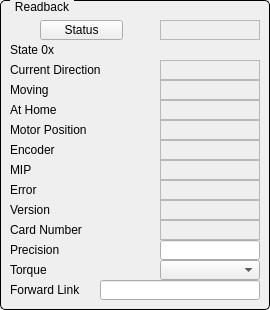
       <widget class="QGroupBox" name="titleGroupBox_9">
        <property name="geometry">
         <rect>
          <x>330</x>
          <y>450</y>
          <width>270</width>
          <height>310</height>
         </rect>
        </property>
        <property name="styleSheet">
         <string notr="true">QGroupBox {
     border: 1px solid black;
     border-radius: 5px;
     margin-top: 0.5em;
 }
 
 QGroupBox::title {
     subcontrol-origin: margin;
     left: 10px;
     padding: 0 3px 0 3px;
 }</string>
        </property>
        <property name="title">
         <string>Readback</string>
        </property>
        <widget class="QLabel" name="label_43">
         <property name="geometry">
          <rect>
           <x>10</x>
           <y>60</y>
           <width>140</width>
           <height>20</height>
          </rect>
         </property>
         <property name="text">
          <string>Current Direction</string>
         </property>
         <property name="alignment">
          <set>Qt::AlignLeading|Qt::AlignLeft|Qt::AlignVCenter</set>
         </property>
        </widget>
        <widget class="QLabel" name="label_44">
         <property name="geometry">
          <rect>
           <x>10</x>
           <y>80</y>
           <width>140</width>
           <height>20</height>
          </rect>
         </property>
         <property name="text">
          <string>Moving</string>
         </property>
         <property name="alignment">
          <set>Qt::AlignLeading|Qt::AlignLeft|Qt::AlignVCenter</set>
         </property>
        </widget>
        <widget class="QLabel" name="label_45">
         <property name="geometry">
          <rect>
           <x>10</x>
           <y>100</y>
           <width>140</width>
           <height>20</height>
          </rect>
         </property>
         <property name="text">
          <string>At Home</string>
         </property>
         <property name="alignment">
          <set>Qt::AlignLeading|Qt::AlignLeft|Qt::AlignVCenter</set>
         </property>
        </widget>
        <widget class="QLabel" name="label_46">
         <property name="geometry">
          <rect>
           <x>10</x>
           <y>120</y>
           <width>140</width>
           <height>20</height>
          </rect>
         </property>
         <property name="text">
          <string>Motor Position</string>
         </property>
         <property name="alignment">
          <set>Qt::AlignLeading|Qt::AlignLeft|Qt::AlignVCenter</set>
         </property>
        </widget>
        <widget class="QLabel" name="label_47">
         <property name="geometry">
          <rect>
           <x>10</x>
           <y>140</y>
           <width>140</width>
           <height>20</height>
          </rect>
         </property>
         <property name="text">
          <string>Encoder</string>
         </property>
         <property name="alignment">
          <set>Qt::AlignLeading|Qt::AlignLeft|Qt::AlignVCenter</set>
         </property>
        </widget>
        <widget class="QLabel" name="label_48">
         <property name="geometry">
          <rect>
           <x>10</x>
           <y>160</y>
           <width>140</width>
           <height>20</height>
          </rect>
         </property>
         <property name="text">
          <string>MIP</string>
         </property>
         <property name="alignment">
          <set>Qt::AlignLeading|Qt::AlignLeft|Qt::AlignVCenter</set>
         </property>
        </widget>
        <widget class="QLabel" name="label_49">
         <property name="geometry">
          <rect>
           <x>10</x>
           <y>180</y>
           <width>140</width>
           <height>20</height>
          </rect>
         </property>
         <property name="text">
          <string>Error</string>
         </property>
         <property name="alignment">
          <set>Qt::AlignLeading|Qt::AlignLeft|Qt::AlignVCenter</set>
         </property>
        </widget>
        <widget class="QLabel" name="label_51">
         <property name="geometry">
          <rect>
           <x>10</x>
           <y>200</y>
           <width>140</width>
           <height>20</height>
          </rect>
         </property>
         <property name="text">
          <string>Version</string>
         </property>
         <property name="alignment">
          <set>Qt::AlignLeading|Qt::AlignLeft|Qt::AlignVCenter</set>
         </property>
        </widget>
        <widget class="QLabel" name="label_52">
         <property name="geometry">
          <rect>
           <x>10</x>
           <y>220</y>
           <width>140</width>
           <height>20</height>
          </rect>
         </property>
         <property name="text">
          <string>Card Number</string>
         </property>
         <property name="alignment">
          <set>Qt::AlignLeading|Qt::AlignLeft|Qt::AlignVCenter</set>
         </property>
        </widget>
        <widget class="QLabel" name="label_53">
         <property name="geometry">
          <rect>
           <x>10</x>
           <y>240</y>
           <width>140</width>
           <height>20</height>
          </rect>
         </property>
         <property name="text">
          <string>Precision</string>
         </property>
         <property name="alignment">
          <set>Qt::AlignLeading|Qt::AlignLeft|Qt::AlignVCenter</set>
         </property>
        </widget>
        <widget class="QLabel" name="label_54">
         <property name="geometry">
          <rect>
           <x>10</x>
           <y>260</y>
           <width>140</width>
           <height>20</height>
          </rect>
         </property>
         <property name="text">
          <string>Torque</string>
         </property>
         <property name="alignment">
          <set>Qt::AlignLeading|Qt::AlignLeft|Qt::AlignVCenter</set>
         </property>
        </widget>
        <widget class="QELabel" name="lblTDIR">
         <property name="geometry">
          <rect>
           <x>160</x>
           <y>60</y>
           <width>100</width>
           <height>20</height>
          </rect>
         </property>
         <property name="frameShape">
          <enum>QFrame::StyledPanel</enum>
         </property>
         <property name="variable" stdset="0">
          <string>$(group).TDIR</string>
         </property>
         <property name="addUnits">
          <bool>false</bool>
         </property>
        </widget>
        <widget class="QELabel" name="lblMOVN">
         <property name="geometry">
          <rect>
           <x>160</x>
           <y>80</y>
           <width>100</width>
           <height>20</height>
          </rect>
         </property>
         <property name="frameShape">
          <enum>QFrame::StyledPanel</enum>
         </property>
         <property name="variable" stdset="0">
          <string>$(group).MOVN</string>
         </property>
         <property name="addUnits">
          <bool>false</bool>
         </property>
        </widget>
        <widget class="QELabel" name="lblATHM">
         <property name="geometry">
          <rect>
           <x>160</x>
           <y>100</y>
           <width>100</width>
           <height>20</height>
          </rect>
         </property>
         <property name="frameShape">
          <enum>QFrame::StyledPanel</enum>
         </property>
         <property name="variable" stdset="0">
          <string>$(group).ATHM</string>
         </property>
         <property name="addUnits">
          <bool>false</bool>
         </property>
        </widget>
        <widget class="QELabel" name="lblRMP">
         <property name="geometry">
          <rect>
           <x>160</x>
           <y>120</y>
           <width>100</width>
           <height>20</height>
          </rect>
         </property>
         <property name="frameShape">
          <enum>QFrame::StyledPanel</enum>
         </property>
         <property name="variable" stdset="0">
          <string>$(group).RMP</string>
         </property>
         <property name="addUnits">
          <bool>false</bool>
         </property>
        </widget>
        <widget class="QELabel" name="lblREP">
         <property name="geometry">
          <rect>
           <x>160</x>
           <y>140</y>
           <width>100</width>
           <height>20</height>
          </rect>
         </property>
         <property name="frameShape">
          <enum>QFrame::StyledPanel</enum>
         </property>
         <property name="variable" stdset="0">
          <string>$(group).REP</string>
         </property>
         <property name="addUnits">
          <bool>false</bool>
         </property>
        </widget>
        <widget class="QELabel" name="lblMIP">
         <property name="geometry">
          <rect>
           <x>160</x>
           <y>160</y>
           <width>100</width>
           <height>20</height>
          </rect>
         </property>
         <property name="frameShape">
          <enum>QFrame::StyledPanel</enum>
         </property>
         <property name="variable" stdset="0">
          <string>$(group).MIP</string>
         </property>
         <property name="addUnits">
          <bool>false</bool>
         </property>
        </widget>
        <widget class="QELabel" name="lblDIFF">
         <property name="geometry">
          <rect>
           <x>160</x>
           <y>180</y>
           <width>100</width>
           <height>20</height>
          </rect>
         </property>
         <property name="frameShape">
          <enum>QFrame::StyledPanel</enum>
         </property>
         <property name="variable" stdset="0">
          <string>$(group).DIFF</string>
         </property>
         <property name="addUnits">
          <bool>false</bool>
         </property>
        </widget>
        <widget class="QELabel" name="lblVERS">
         <property name="geometry">
          <rect>
           <x>160</x>
           <y>200</y>
           <width>100</width>
           <height>20</height>
          </rect>
         </property>
         <property name="frameShape">
          <enum>QFrame::StyledPanel</enum>
         </property>
         <property name="variable" stdset="0">
          <string>$(group).VERS</string>
         </property>
         <property name="addUnits">
          <bool>false</bool>
         </property>
        </widget>
        <widget class="QELabel" name="lblCARD">
         <property name="geometry">
          <rect>
           <x>160</x>
           <y>220</y>
           <width>100</width>
           <height>20</height>
          </rect>
         </property>
         <property name="frameShape">
          <enum>QFrame::StyledPanel</enum>
         </property>
         <property name="variable" stdset="0">
          <string>$(group).CARD</string>
         </property>
         <property name="addUnits">
          <bool>false</bool>
         </property>
        </widget>
        <widget class="QELineEdit" name="txtPREC">
         <property name="geometry">
          <rect>
           <x>160</x>
           <y>240</y>
           <width>100</width>
           <height>20</height>
          </rect>
         </property>
         <property name="variable" stdset="0">
          <string>$(group).PREC</string>
         </property>
         <property name="displayAlarmStateOption" stdset="0">
          <enum>QE::Never</enum>
         </property>
         <property name="addUnits">
          <bool>false</bool>
         </property>
        </widget>
        <widget class="QEComboBox" name="cbCNEN">
         <property name="geometry">
          <rect>
           <x>160</x>
           <y>260</y>
           <width>100</width>
           <height>20</height>
          </rect>
         </property>
         <property name="variable" stdset="0">
          <string>$(group).CNEN</string>
         </property>
        </widget>
        <widget class="QELabel" name="lblTDIR_3">
         <property name="geometry">
          <rect>
           <x>160</x>
           <y>20</y>
           <width>100</width>
           <height>20</height>
          </rect>
         </property>
         <property name="frameShape">
          <enum>QFrame::StyledPanel</enum>
         </property>
         <property name="variable" stdset="0">
          <string>$(group).STAT</string>
         </property>
        </widget>
        <widget class="QLabel" name="label_68">
         <property name="geometry">
          <rect>
           <x>10</x>
           <y>40</y>
           <width>140</width>
           <height>20</height>
          </rect>
         </property>
         <property name="text">
          <string>State 0x</string>
         </property>
         <property name="alignment">
          <set>Qt::AlignLeading|Qt::AlignLeft|Qt::AlignVCenter</set>
         </property>
        </widget>
        <widget class="QLabel" name="label_69">
         <property name="geometry">
          <rect>
           <x>10</x>
           <y>280</y>
           <width>90</width>
           <height>20</height>
          </rect>
         </property>
         <property name="text">
          <string>Forward Link</string>
         </property>
         <property name="alignment">
          <set>Qt::AlignLeading|Qt::AlignLeft|Qt::AlignVCenter</set>
         </property>
        </widget>
        <widget class="QELineEdit" name="qelineedit_4">
         <property name="geometry">
          <rect>
           <x>100</x>
           <y>280</y>
           <width>160</width>
           <height>20</height>
          </rect>
         </property>
         <property name="variable" stdset="0">
          <string>$(group).FLNK</string>
         </property>
        </widget>
        <widget class="QPushButton" name="btnStatus">
         <property name="geometry">
          <rect>
           <x>40</x>
           <y>20</y>
           <width>83</width>
           <height>20</height>
          </rect>
         </property>
         <property name="text">
          <string>Status</string>
         </property>
        </widget>
       </widget>
